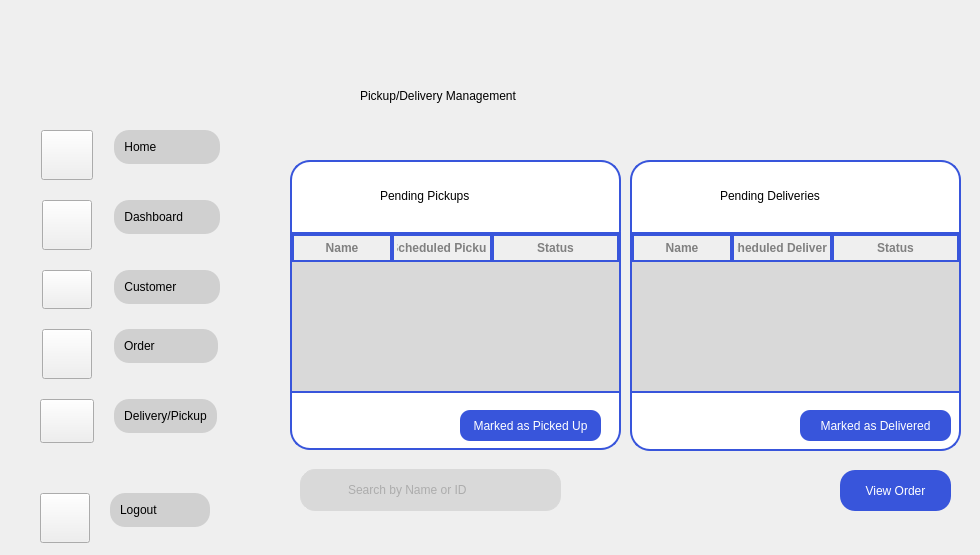
    <widget class="QWidget" name="Delivery">
     <property name="styleSheet">
      <string notr="true">#Delivery{
border-image: url(&quot;:/images/4.png&quot;) 0 0 0 0 stretch stretch;
background-repeat: (no-repeat);
backkground-position: (fixed);

}
#QLabel{
font-family: &quot;Fredoka&quot;;
font-size: 20px;
}</string>
     </property>
     <widget class="QWidget" name="verticalLayoutWidget_35">
      <property name="geometry">
       <rect>
        <x>30</x>
        <y>130</y>
        <width>241</width>
        <height>301</height>
       </rect>
      </property>
      <layout class="QVBoxLayout" name="verticalLayout_75">
       <property name="spacing">
        <number>1</number>
       </property>
       <property name="sizeConstraint">
        <enum>QLayout::SetFixedSize</enum>
       </property>
       <item>
        <layout class="QFormLayout" name="formLayout_22">
         <property name="sizeConstraint">
          <enum>QLayout::SetDefaultConstraint</enum>
         </property>
         <property name="fieldGrowthPolicy">
          <enum>QFormLayout::FieldsStayAtSizeHint</enum>
         </property>
         <property name="rowWrapPolicy">
          <enum>QFormLayout::WrapLongRows</enum>
         </property>
         <property name="labelAlignment">
          <set>Qt::AlignCenter</set>
         </property>
         <property name="formAlignment">
          <set>Qt::AlignLeading|Qt::AlignLeft|Qt::AlignVCenter</set>
         </property>
         <property name="horizontalSpacing">
          <number>20</number>
         </property>
         <property name="verticalSpacing">
          <number>20</number>
         </property>
         <property name="leftMargin">
          <number>10</number>
         </property>
         <property name="topMargin">
          <number>0</number>
         </property>
         <property name="bottomMargin">
          <number>0</number>
         </property>
         <item row="0" column="0">
          <widget class="QPushButton" name="h1_7">
           <property name="styleSheet">
            <string notr="true">QPushButton{
border-image: url(&quot;:/Icons/Home.png&quot;) 0 0 0 0 stretch stretch;
background-repeat: no-repeat;
 width: 44px;
    height: 42px;

}</string>
           </property>
           <property name="text">
            <string/>
           </property>
          </widget>
         </item>
         <item row="0" column="1">
          <layout class="QVBoxLayout" name="verticalLayout_76">
           <item>
            <widget class="QPushButton" name="Homebut_9">
             <property name="styleSheet">
              <string notr="true">QPushButton {
            background-color: #D0D0D0;
			border-style: outset;
			 padding: 10px;
            border-radius: 15px; /* Adjust this value for desired roundness */
            border-color: #D0D0D0; /* Example border color */
				
}

QPushButton:hover {
    background-color: #D9d9d9; /* Color when the mouse hovers over it */
	padding: 10px;
            border-radius: 15px; /* Adjust this value for desired roundness */
}
QPushButton:pressed {
    background-color: #797979; /* Color when the button is clicked down */
	padding: 10px;
            border-radius: 15px; /* Adjust this value for desired roundness */
}</string>
             </property>
             <property name="text">
              <string>Home                </string>
             </property>
             <property name="shortcut">
              <string/>
             </property>
             <property name="autoDefault">
              <bool>false</bool>
             </property>
             <property name="default">
              <bool>false</bool>
             </property>
             <property name="flat">
              <bool>true</bool>
             </property>
            </widget>
           </item>
          </layout>
         </item>
         <item row="1" column="0">
          <widget class="QPushButton" name="db1_7">
           <property name="styleSheet">
            <string notr="true">QPushButton{
border-image: url(&quot;:/Icons/DashB.png&quot;) 0 0 0 0 stretch stretch;
background-repeat: no-repeat;
 width: 42px;
    height: 42px;

}</string>
           </property>
           <property name="text">
            <string/>
           </property>
          </widget>
         </item>
         <item row="1" column="1">
          <layout class="QVBoxLayout" name="verticalLayout_77">
           <item>
            <widget class="QPushButton" name="Dashbut_9">
             <property name="styleSheet">
              <string notr="true">QPushButton {
            background-color: #D0D0D0;
			border-style: outset;
			 padding: 10px;
            border-radius: 15px; /* Adjust this value for desired roundness */
            border-color: #D0D0D0; /* Example border color */
				
}

QPushButton:hover {
    background-color: #D9d9d9; /* Color when the mouse hovers over it */
	padding: 10px;
            border-radius: 15px; /* Adjust this value for desired roundness */
}
QPushButton:pressed {
    background-color: #797979; /* Color when the button is clicked down */
	padding: 10px;
            border-radius: 15px; /* Adjust this value for desired roundness */
}</string>
             </property>
             <property name="text">
              <string>Dashboard        </string>
             </property>
             <property name="autoDefault">
              <bool>false</bool>
             </property>
             <property name="default">
              <bool>false</bool>
             </property>
             <property name="flat">
              <bool>false</bool>
             </property>
            </widget>
           </item>
          </layout>
         </item>
         <item row="2" column="0">
          <widget class="QPushButton" name="u1_7">
           <property name="styleSheet">
            <string notr="true">QPushButton{
border-image: url(&quot;:/Icons/User.png&quot;) 0 0 0 0 stretch stretch;
background-repeat: no-repeat;
 width: 42px;
    height: 31px;

}</string>
           </property>
           <property name="text">
            <string/>
           </property>
          </widget>
         </item>
         <item row="2" column="1">
          <layout class="QVBoxLayout" name="verticalLayout_78">
           <item>
            <widget class="QPushButton" name="Userbut_9">
             <property name="styleSheet">
              <string notr="true">QPushButton {
            background-color: #D0D0D0;
			border-style: outset;
			 padding: 10px;
            border-radius: 15px; /* Adjust this value for desired roundness */
            border-color: #D0D0D0; /* Example border color */
				
}

QPushButton:hover {
    background-color: #D9d9d9; /* Color when the mouse hovers over it */
	padding: 10px;
            border-radius: 15px; /* Adjust this value for desired roundness */
}
QPushButton:pressed {
    background-color: #797979; /* Color when the button is clicked down */
	padding: 10px;
            border-radius: 15px; /* Adjust this value for desired roundness */
}</string>
             </property>
             <property name="text">
              <string>Customer          </string>
             </property>
             <property name="autoDefault">
              <bool>false</bool>
             </property>
             <property name="default">
              <bool>false</bool>
             </property>
             <property name="flat">
              <bool>false</bool>
             </property>
            </widget>
           </item>
          </layout>
         </item>
         <item row="3" column="0">
          <widget class="QPushButton" name="o1_7">
           <property name="styleSheet">
            <string notr="true">QPushButton{
border-image: url(&quot;:/Icons/Ordernowbg.png&quot;) 0 0 0 0 stretch stretch;
background-repeat: no-repeat;
 width: 42px;
    height: 42px;

}</string>
           </property>
           <property name="text">
            <string/>
           </property>
           <property name="autoRepeat">
            <bool>false</bool>
           </property>
           <property name="flat">
            <bool>false</bool>
           </property>
          </widget>
         </item>
         <item row="3" column="1">
          <layout class="QVBoxLayout" name="verticalLayout_86">
           <item>
            <widget class="QPushButton" name="Orderbut_9">
             <property name="styleSheet">
              <string notr="true">QPushButton {
            background-color: #D0D0D0;
			border-style: outset;
			 padding: 10px;
            border-radius: 15px; /* Adjust this value for desired roundness */
            border-color: #D0D0D0; /* Example border color */
				
}

QPushButton:hover {
    background-color: #D9d9d9; /* Color when the mouse hovers over it */
	padding: 10px;
            border-radius: 15px; /* Adjust this value for desired roundness */
}
QPushButton:pressed {
    background-color: #797979; /* Color when the button is clicked down */
	padding: 10px;
            border-radius: 15px; /* Adjust this value for desired roundness */
}</string>
             </property>
             <property name="text">
              <string>Order                </string>
             </property>
             <property name="autoDefault">
              <bool>false</bool>
             </property>
             <property name="default">
              <bool>false</bool>
             </property>
             <property name="flat">
              <bool>false</bool>
             </property>
            </widget>
           </item>
          </layout>
         </item>
         <item row="4" column="0">
          <widget class="QPushButton" name="d1_7">
           <property name="styleSheet">
            <string notr="true">QPushButton{
border-image: url(&quot;:/Icons/Deliv.png&quot;) 0 0 0 0 stretch stretch;
background-repeat: no-repeat;
 width: 46px;
    height: 36px;

}</string>
           </property>
           <property name="text">
            <string/>
           </property>
           <property name="autoRepeat">
            <bool>false</bool>
           </property>
           <property name="flat">
            <bool>false</bool>
           </property>
          </widget>
         </item>
         <item row="4" column="1">
          <layout class="QVBoxLayout" name="verticalLayout_87">
           <item>
            <widget class="QPushButton" name="Delivlab_9">
             <property name="styleSheet">
              <string notr="true">QPushButton {
            background-color: #D0D0D0;
			border-style: outset;
			 padding: 10px;
            border-radius: 15px; /* Adjust this value for desired roundness */
            border-color: #D0D0D0; /* Example border color */
				
}

QPushButton:hover {
    background-color: #D9d9d9; /* Color when the mouse hovers over it */
	padding: 10px;
            border-radius: 15px; /* Adjust this value for desired roundness */
}
QPushButton:pressed {
    background-color: #797979; /* Color when the button is clicked down */
	padding: 10px;
            border-radius: 15px; /* Adjust this value for desired roundness */
}</string>
             </property>
             <property name="text">
              <string>Delivery/Pickup</string>
             </property>
             <property name="autoDefault">
              <bool>false</bool>
             </property>
             <property name="default">
              <bool>false</bool>
             </property>
             <property name="flat">
              <bool>false</bool>
             </property>
            </widget>
           </item>
          </layout>
         </item>
        </layout>
       </item>
      </layout>
     </widget>
     <widget class="QWidget" name="verticalLayoutWidget_34">
      <property name="geometry">
       <rect>
        <x>30</x>
        <y>490</y>
        <width>241</width>
        <height>56</height>
       </rect>
      </property>
      <layout class="QVBoxLayout" name="verticalLayout_73">
       <item>
        <layout class="QFormLayout" name="formLayout_21">
         <property name="fieldGrowthPolicy">
          <enum>QFormLayout::FieldsStayAtSizeHint</enum>
         </property>
         <property name="rowWrapPolicy">
          <enum>QFormLayout::WrapLongRows</enum>
         </property>
         <property name="labelAlignment">
          <set>Qt::AlignCenter</set>
         </property>
         <property name="formAlignment">
          <set>Qt::AlignLeading|Qt::AlignLeft|Qt::AlignVCenter</set>
         </property>
         <property name="horizontalSpacing">
          <number>20</number>
         </property>
         <property name="verticalSpacing">
          <number>20</number>
         </property>
         <property name="leftMargin">
          <number>10</number>
         </property>
         <item row="0" column="0">
          <widget class="QPushButton" name="s1_7">
           <property name="styleSheet">
            <string notr="true">QPushButton{
border-image: url(&quot;:/Icons/Profilenowhite.png&quot;) 0 0 0 0 stretch stretch;
background-repeat: no-repeat;
 width: 42px;
    height: 42px;

}</string>
           </property>
           <property name="text">
            <string/>
           </property>
          </widget>
         </item>
         <item row="0" column="1">
          <layout class="QVBoxLayout" name="verticalLayout_74">
           <item>
            <widget class="QPushButton" name="Settbut_9">
             <property name="styleSheet">
              <string notr="true">QPushButton {
            background-color: #D0D0D0;
			border-style: outset;
			 padding: 10px;
            border-radius: 15px; /* Adjust this value for desired roundness */
            border-color: #D0D0D0; /* Example border color */
				
}

QPushButton:hover {
    background-color: #D9d9d9; /* Color when the mouse hovers over it */
	padding: 10px;
            border-radius: 15px; /* Adjust this value for desired roundness */
}
QPushButton:pressed {
    background-color: #797979; /* Color when the button is clicked down */
	padding: 10px;
            border-radius: 15px; /* Adjust this value for desired roundness */
}</string>
             </property>
             <property name="text">
              <string>Logout             </string>
             </property>
             <property name="autoDefault">
              <bool>false</bool>
             </property>
             <property name="default">
              <bool>false</bool>
             </property>
             <property name="flat">
              <bool>false</bool>
             </property>
            </widget>
           </item>
          </layout>
         </item>
        </layout>
       </item>
      </layout>
     </widget>
     <widget class="QLabel" name="summaryFrame_2">
      <property name="geometry">
       <rect>
        <x>630</x>
        <y>160</y>
        <width>331</width>
        <height>291</height>
       </rect>
      </property>
      <property name="styleSheet">
       <string notr="true">QLabel {
background-color: white;
border: 2px solid #3855DB;
border-radius: 20px;
}</string>
      </property>
      <property name="text">
       <string/>
      </property>
     </widget>
     <widget class="QLabel" name="servicesFrame_2">
      <property name="geometry">
       <rect>
        <x>290</x>
        <y>160</y>
        <width>331</width>
        <height>91</height>
       </rect>
      </property>
      <property name="styleSheet">
       <string notr="true">QLabel {
background-color: white;
border: 2px solid #3855DB;
border-radius: 20px;
}</string>
      </property>
      <property name="text">
       <string/>
      </property>
     </widget>
     <widget class="QTableWidget" name="tableWidget_5">
      <property name="geometry">
       <rect>
        <x>290</x>
        <y>232</y>
        <width>331</width>
        <height>161</height>
       </rect>
      </property>
      <property name="whatsThis">
       <string/>
      </property>
      <property name="styleSheet">
       <string notr="true">QTableWidget {
    background-color: #d9d9d9;
    border: none;
    gridline-color: transparent;
    color: #1f1f1f;
	border: 2px solid#3855DB;
}

QTableWidget::item {
    border: none;
	color:   gray;
    background-color: transparent;
}
QHeaderView::section {
    background-color: transparent;
    	color:   gray;
    font-weight: 600;
     padding: 3px;
     border: 2px solid #3855DB;
}

QTableCornerButton::section {
    background-color: transparent;
    border: none;
}
QTableWidget::item:selected {
        color: #3855DB;
    }


</string>
      </property>
      <property name="verticalScrollBarPolicy">
       <enum>Qt::ScrollBarAsNeeded</enum>
      </property>
      <property name="horizontalScrollBarPolicy">
       <enum>Qt::ScrollBarAlwaysOff</enum>
      </property>
      <property name="autoScroll">
       <bool>true</bool>
      </property>
      <property name="editTriggers">
       <set>QAbstractItemView::NoEditTriggers</set>
      </property>
      <property name="alternatingRowColors">
       <bool>true</bool>
      </property>
      <property name="selectionBehavior">
       <enum>QAbstractItemView::SelectRows</enum>
      </property>
      <property name="showGrid">
       <bool>true</bool>
      </property>
      <property name="sortingEnabled">
       <bool>false</bool>
      </property>
      <property name="wordWrap">
       <bool>false</bool>
      </property>
      <attribute name="horizontalHeaderStretchLastSection">
       <bool>true</bool>
      </attribute>
      <column>
       <property name="text">
        <string>Name</string>
       </property>
       <property name="background">
        <color>
         <red>217</red>
         <green>217</green>
         <blue>217</blue>
        </color>
       </property>
      </column>
      <column>
       <property name="text">
        <string>Scheduled Pickup</string>
       </property>
       <property name="background">
        <color>
         <red>217</red>
         <green>217</green>
         <blue>217</blue>
        </color>
       </property>
      </column>
      <column>
       <property name="text">
        <string>Status</string>
       </property>
       <property name="background">
        <color>
         <red>217</red>
         <green>217</green>
         <blue>217</blue>
        </color>
       </property>
      </column>
     </widget>
     <widget class="QLabel" name="servicesFrame_3">
      <property name="geometry">
       <rect>
        <x>290</x>
        <y>229</y>
        <width>331</width>
        <height>221</height>
       </rect>
      </property>
      <property name="styleSheet">
       <string notr="true">QLabel {
background-color: white;
border: 2px solid #3855DB;
border-radius: 20px;
}</string>
      </property>
      <property name="text">
       <string/>
      </property>
     </widget>
     <widget class="QTableWidget" name="tableWidget_6">
      <property name="geometry">
       <rect>
        <x>630</x>
        <y>232</y>
        <width>331</width>
        <height>161</height>
       </rect>
      </property>
      <property name="whatsThis">
       <string/>
      </property>
      <property name="styleSheet">
       <string notr="true">QTableWidget {
    background-color: #d9d9d9;
    border: none;
    gridline-color: transparent;
    color: #1f1f1f;
	border: 2px solid#3855DB;
}

QTableWidget::item {
    border: none;
	color:   gray;
    background-color: transparent;
}
QHeaderView::section {
    background-color: transparent;
    	color:   gray;
    font-weight: 600;
     padding: 3px;
     border: 2px solid #3855DB;
}

QTableCornerButton::section {
    background-color: transparent;
    border: none;
}
QTableWidget::item:selected {
        color: #3855DB;
    }


</string>
      </property>
      <property name="verticalScrollBarPolicy">
       <enum>Qt::ScrollBarAsNeeded</enum>
      </property>
      <property name="horizontalScrollBarPolicy">
       <enum>Qt::ScrollBarAlwaysOff</enum>
      </property>
      <property name="autoScroll">
       <bool>true</bool>
      </property>
      <property name="editTriggers">
       <set>QAbstractItemView::NoEditTriggers</set>
      </property>
      <property name="alternatingRowColors">
       <bool>true</bool>
      </property>
      <property name="selectionBehavior">
       <enum>QAbstractItemView::SelectRows</enum>
      </property>
      <property name="showGrid">
       <bool>true</bool>
      </property>
      <property name="sortingEnabled">
       <bool>false</bool>
      </property>
      <property name="wordWrap">
       <bool>false</bool>
      </property>
      <attribute name="horizontalHeaderStretchLastSection">
       <bool>true</bool>
      </attribute>
      <column>
       <property name="text">
        <string>Name</string>
       </property>
       <property name="background">
        <color>
         <red>217</red>
         <green>217</green>
         <blue>217</blue>
        </color>
       </property>
      </column>
      <column>
       <property name="text">
        <string>Scheduled Delivered</string>
       </property>
       <property name="background">
        <color>
         <red>217</red>
         <green>217</green>
         <blue>217</blue>
        </color>
       </property>
      </column>
      <column>
       <property name="text">
        <string>Status</string>
       </property>
       <property name="background">
        <color>
         <red>217</red>
         <green>217</green>
         <blue>217</blue>
        </color>
       </property>
      </column>
     </widget>
     <widget class="QLabel" name="label">
      <property name="geometry">
       <rect>
        <x>320</x>
        <y>170</y>
        <width>41</width>
        <height>51</height>
       </rect>
      </property>
      <property name="text">
       <string/>
      </property>
      <property name="pixmap">
       <pixmap resource="../images/Resc_rc.qrc">:/Icons/Bluecal.png</pixmap>
      </property>
     </widget>
     <widget class="QLabel" name="label_2">
      <property name="geometry">
       <rect>
        <x>660</x>
        <y>170</y>
        <width>41</width>
        <height>51</height>
       </rect>
      </property>
      <property name="text">
       <string/>
      </property>
      <property name="pixmap">
       <pixmap resource="../images/Resc_rc.qrc">:/Icons/Bluecal.png</pixmap>
      </property>
     </widget>
     <widget class="QLabel" name="label_5">
      <property name="geometry">
       <rect>
        <x>380</x>
        <y>175</y>
        <width>231</width>
        <height>41</height>
       </rect>
      </property>
      <property name="text">
       <string>Pending Pickups</string>
      </property>
     </widget>
     <widget class="QLabel" name="label_6">
      <property name="geometry">
       <rect>
        <x>720</x>
        <y>170</y>
        <width>231</width>
        <height>51</height>
       </rect>
      </property>
      <property name="text">
       <string>Pending Deliveries</string>
      </property>
     </widget>
     <widget class="QPushButton" name="crt_btn_9">
      <property name="geometry">
       <rect>
        <x>460</x>
        <y>410</y>
        <width>141</width>
        <height>31</height>
       </rect>
      </property>
      <property name="styleSheet">
       <string notr="true">QPushButton {
            background-color: #3855DB; /* Example background color */
            color: White; /* Example text color */
            border-radius: 10px; /* Adjust this value for desired roundness */
}
QPushButton:hover {
    background-color: #2746C3; /* Color when the mouse hovers over it */

}
QPushButton:pressed {
    background-color: #FFFFFF; /* Color when the button is clicked down */
	color: #3855DB;
	border-style: outset;
	border-width: 3px;
    border-radius: 10px; /* Adjust this value for desired roundness */
    border-color: #2746C3;
}</string>
      </property>
      <property name="text">
       <string>Marked as Picked Up</string>
      </property>
     </widget>
     <widget class="QPushButton" name="crt_btn_10">
      <property name="geometry">
       <rect>
        <x>800</x>
        <y>410</y>
        <width>151</width>
        <height>31</height>
       </rect>
      </property>
      <property name="styleSheet">
       <string notr="true">QPushButton {
            background-color: #3855DB; /* Example background color */
            color: White; /* Example text color */
            border-radius: 10px; /* Adjust this value for desired roundness */
}
QPushButton:hover {
    background-color: #2746C3; /* Color when the mouse hovers over it */

}
QPushButton:pressed {
    background-color: #FFFFFF; /* Color when the button is clicked down */
	color: #3855DB;
	border-style: outset;
	border-width: 3px;
    border-radius: 10px; /* Adjust this value for desired roundness */
    border-color: #2746C3;
}</string>
      </property>
      <property name="text">
       <string>Marked as Delivered</string>
      </property>
     </widget>
     <widget class="QLabel" name="ok_11">
      <property name="geometry">
       <rect>
        <x>360</x>
        <y>60</y>
        <width>611</width>
        <height>71</height>
       </rect>
      </property>
      <property name="text">
       <string>Pickup/Delivery Management</string>
      </property>
     </widget>
     <widget class="QLabel" name="label_44">
      <property name="geometry">
       <rect>
        <x>310</x>
        <y>470</y>
        <width>41</width>
        <height>41</height>
       </rect>
      </property>
      <property name="styleSheet">
       <string notr="true"/>
      </property>
      <property name="text">
       <string/>
      </property>
      <property name="pixmap">
       <pixmap resource="../images/Resc_rc.qrc">:/Icons/searchingraysmol.png</pixmap>
      </property>
     </widget>
     <widget class="QLineEdit" name="line4_2">
      <property name="geometry">
       <rect>
        <x>300</x>
        <y>469</y>
        <width>261</width>
        <height>42</height>
       </rect>
      </property>
      <property name="styleSheet">
       <string notr="true">QLineEdit {
    background-color: #d9d9d9; /* Light gray background color */
	color:   gray;
    border: 1px solid #d9d9d9; /* Subtle border */
    border-radius: 15px; /* Adjust this value for desired roundness */
    padding-left: 45px; /* Important: Add padding to make space for the icon */
    padding-right: 10px; /* Optional: Add some padding on the right side */
    min-height: 40px; /* Optional: Set a minimum height for a larger bar */
}</string>
      </property>
      <property name="text">
       <string/>
      </property>
      <property name="alignment">
       <set>Qt::AlignLeading|Qt::AlignLeft|Qt::AlignVCenter</set>
      </property>
      <property name="readOnly">
       <bool>false</bool>
      </property>
      <property name="placeholderText">
       <string>Search by Name or ID</string>
      </property>
     </widget>
     <widget class="QPushButton" name="crt_btn_5">
      <property name="geometry">
       <rect>
        <x>840</x>
        <y>470</y>
        <width>111</width>
        <height>41</height>
       </rect>
      </property>
      <property name="styleSheet">
       <string notr="true">QPushButton {
            background-color: #3855DB; /* Example background color */
            color: White; /* Example text color */
            border-radius:15px; /* Adjust this value for desired roundness */
}
QPushButton:hover {
    background-color: #2746C3; /* Color when the mouse hovers over it */

}
QPushButton:pressed {
    background-color: #FFFFFF; /* Color when the button is clicked down */
	color: #3855DB;
	border-style: outset;
	border-width: 3px;
    border-radius: 15px; /* Adjust this value for desired roundness */
    border-color: #2746C3;
}</string>
      </property>
      <property name="text">
       <string>View Order</string>
      </property>
     </widget>
     <zorder>line4_2</zorder>
     <zorder>label_44</zorder>
     <zorder>servicesFrame_3</zorder>
     <zorder>servicesFrame_2</zorder>
     <zorder>verticalLayoutWidget_35</zorder>
     <zorder>verticalLayoutWidget_34</zorder>
     <zorder>summaryFrame_2</zorder>
     <zorder>tableWidget_5</zorder>
     <zorder>tableWidget_6</zorder>
     <zorder>label</zorder>
     <zorder>label_2</zorder>
     <zorder>label_5</zorder>
     <zorder>label_6</zorder>
     <zorder>crt_btn_9</zorder>
     <zorder>crt_btn_10</zorder>
     <zorder>ok_11</zorder>
     <zorder>crt_btn_5</zorder>
    </widget>
